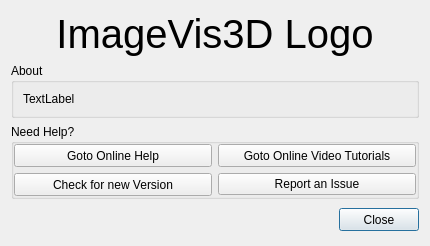
<ui version="4.0" >
 <class>About</class>
 <widget class="QDialog" name="About" >
  <property name="windowModality" >
   <enum>Qt::WindowModal</enum>
  </property>
  <property name="geometry" >
   <rect>
    <x>0</x>
    <y>0</y>
    <width>430</width>
    <height>246</height>
   </rect>
  </property>
  <property name="sizePolicy" >
   <sizepolicy vsizetype="Fixed" hsizetype="Fixed" >
    <horstretch>0</horstretch>
    <verstretch>0</verstretch>
   </sizepolicy>
  </property>
  <property name="windowTitle" >
   <string>About ImageVis3D</string>
  </property>
  <property name="locale" >
   <locale country="UnitedStates" language="English" />
  </property>
  <property name="sizeGripEnabled" >
   <bool>false</bool>
  </property>
  <property name="modal" >
   <bool>true</bool>
  </property>
  <layout class="QVBoxLayout" name="verticalLayout" >
   <item>
    <widget class="QLabel" name="label_logo" >
     <property name="sizePolicy" >
      <sizepolicy vsizetype="Preferred" hsizetype="Preferred" >
       <horstretch>0</horstretch>
       <verstretch>0</verstretch>
      </sizepolicy>
     </property>
     <property name="minimumSize" >
      <size>
       <width>0</width>
       <height>0</height>
      </size>
     </property>
     <property name="maximumSize" >
      <size>
       <width>16777215</width>
       <height>16777215</height>
      </size>
     </property>
     <property name="font" >
      <font>
       <pointsize>30</pointsize>
      </font>
     </property>
     <property name="text" >
      <string>ImageVis3D Logo</string>
     </property>
     <property name="scaledContents" >
      <bool>false</bool>
     </property>
     <property name="alignment" >
      <set>Qt::AlignCenter</set>
     </property>
    </widget>
   </item>
   <item>
    <widget class="QGroupBox" name="groupBox_About" >
     <property name="title" >
      <string>About</string>
     </property>
     <layout class="QVBoxLayout" name="verticalLayout_3" >
      <item>
       <widget class="QLabel" name="label_AboutText" >
        <property name="text" >
         <string>TextLabel</string>
        </property>
        <property name="wordWrap" >
         <bool>true</bool>
        </property>
       </widget>
      </item>
     </layout>
    </widget>
   </item>
   <item>
    <widget class="QFrame" name="frame" >
     <property name="frameShape" >
      <enum>QFrame::NoFrame</enum>
     </property>
     <property name="frameShadow" >
      <enum>QFrame::Plain</enum>
     </property>
     <property name="lineWidth" >
      <number>0</number>
     </property>
     <layout class="QHBoxLayout" name="horizontalLayout" >
      <property name="margin" >
       <number>0</number>
      </property>
      <item>
       <widget class="QGroupBox" name="groupBox_2" >
        <property name="title" >
         <string>Need Help?</string>
        </property>
        <layout class="QGridLayout" name="gridLayout" >
         <property name="margin" >
          <number>0</number>
         </property>
         <item row="0" column="0" >
          <widget class="QPushButton" name="pushButton_GotoOnlineHelp" >
           <property name="minimumSize" >
            <size>
             <width>0</width>
             <height>23</height>
            </size>
           </property>
           <property name="text" >
            <string>Goto Online Help</string>
           </property>
           <property name="autoDefault" >
            <bool>false</bool>
           </property>
          </widget>
         </item>
         <item row="2" column="0" >
          <widget class="QPushButton" name="pushButton_CheckForNewVersion" >
           <property name="minimumSize" >
            <size>
             <width>0</width>
             <height>23</height>
            </size>
           </property>
           <property name="text" >
            <string>Check for new Version</string>
           </property>
           <property name="autoDefault" >
            <bool>false</bool>
           </property>
          </widget>
         </item>
         <item row="0" column="1" >
          <widget class="QPushButton" name="pushButton_OnlineVideoTutorials" >
           <property name="minimumSize" >
            <size>
             <width>0</width>
             <height>23</height>
            </size>
           </property>
           <property name="text" >
            <string>Goto Online Video Tutorials</string>
           </property>
           <property name="autoDefault" >
            <bool>false</bool>
           </property>
          </widget>
         </item>
         <item row="2" column="1" >
          <widget class="QPushButton" name="pushButton_BugRep" >
           <property name="text" >
            <string>Report an Issue</string>
           </property>
          </widget>
         </item>
        </layout>
       </widget>
      </item>
     </layout>
    </widget>
   </item>
   <item>
    <widget class="QFrame" name="frame_2" >
     <property name="frameShape" >
      <enum>QFrame::NoFrame</enum>
     </property>
     <property name="frameShadow" >
      <enum>QFrame::Plain</enum>
     </property>
     <property name="lineWidth" >
      <number>0</number>
     </property>
     <layout class="QHBoxLayout" name="horizontalLayout_2" >
      <property name="margin" >
       <number>0</number>
      </property>
      <item>
       <spacer name="horizontalSpacer" >
        <property name="orientation" >
         <enum>Qt::Horizontal</enum>
        </property>
        <property name="sizeHint" stdset="0" >
         <size>
          <width>40</width>
          <height>20</height>
         </size>
        </property>
       </spacer>
      </item>
      <item>
       <widget class="QPushButton" name="pushButton_OK" >
        <property name="minimumSize" >
         <size>
          <width>0</width>
          <height>23</height>
         </size>
        </property>
        <property name="text" >
         <string>Close</string>
        </property>
        <property name="autoDefault" >
         <bool>false</bool>
        </property>
        <property name="default" >
         <bool>true</bool>
        </property>
       </widget>
      </item>
     </layout>
    </widget>
   </item>
  </layout>
 </widget>
 <resources/>
 <connections>
  <connection>
   <sender>pushButton_CheckForNewVersion</sender>
   <signal>clicked()</signal>
   <receiver>About</receiver>
   <slot>CheckUpdates()</slot>
   <hints>
    <hint type="sourcelabel" >
     <x>437</x>
     <y>369</y>
    </hint>
    <hint type="destinationlabel" >
     <x>635</x>
     <y>387</y>
    </hint>
   </hints>
  </connection>
  <connection>
   <sender>pushButton_OnlineVideoTutorials</sender>
   <signal>clicked()</signal>
   <receiver>About</receiver>
   <slot>OnlineVideoTut()</slot>
   <hints>
    <hint type="sourcelabel" >
     <x>437</x>
     <y>294</y>
    </hint>
    <hint type="destinationlabel" >
     <x>635</x>
     <y>192</y>
    </hint>
   </hints>
  </connection>
  <connection>
   <sender>pushButton_GotoOnlineHelp</sender>
   <signal>clicked()</signal>
   <receiver>About</receiver>
   <slot>OnlineHelp()</slot>
   <hints>
    <hint type="sourcelabel" >
     <x>437</x>
     <y>265</y>
    </hint>
    <hint type="destinationlabel" >
     <x>634</x>
     <y>68</y>
    </hint>
   </hints>
  </connection>
  <connection>
   <sender>pushButton_OK</sender>
   <signal>clicked()</signal>
   <receiver>About</receiver>
   <slot>accept()</slot>
   <hints>
    <hint type="sourcelabel" >
     <x>447</x>
     <y>441</y>
    </hint>
    <hint type="destinationlabel" >
     <x>465</x>
     <y>475</y>
    </hint>
   </hints>
  </connection>
  <connection>
   <sender>pushButton_BugRep</sender>
   <signal>clicked()</signal>
   <receiver>About</receiver>
   <slot>ReportABug()</slot>
   <hints>
    <hint type="sourcelabel" >
     <x>167</x>
     <y>390</y>
    </hint>
    <hint type="destinationlabel" >
     <x>5</x>
     <y>406</y>
    </hint>
   </hints>
  </connection>
 </connections>
 <slots>
  <slot>CheckUpdates()</slot>
  <slot>OnlineHelp()</slot>
  <slot>OnlineVideoTut()</slot>
  <slot>ReportABug()</slot>
  <signal>CheckUpdatesClicked()</signal>
  <signal>OnlineHelpClicked()</signal>
  <signal>OnlineVideoTutClicked()</signal>
  <signal>ReportABugClicked()</signal>
 </slots>
</ui>
